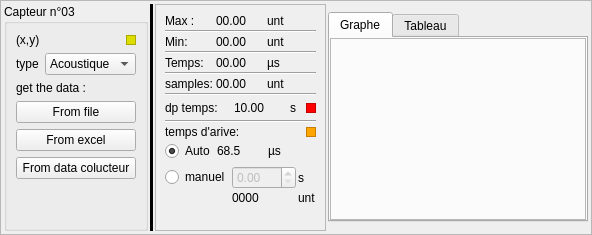
            <widget class="QFrame" name="frame_21">
             <property name="styleSheet">
              <string notr="true"/>
             </property>
             <property name="frameShape">
              <enum>QFrame::StyledPanel</enum>
             </property>
             <property name="frameShadow">
              <enum>QFrame::Raised</enum>
             </property>
             <layout class="QHBoxLayout" name="horizontalLayout_29">
              <property name="spacing">
               <number>2</number>
              </property>
              <property name="leftMargin">
               <number>3</number>
              </property>
              <property name="topMargin">
               <number>3</number>
              </property>
              <property name="rightMargin">
               <number>3</number>
              </property>
              <property name="bottomMargin">
               <number>3</number>
              </property>
              <item>
               <widget class="QGroupBox" name="groupBox_7">
                <property name="maximumSize">
                 <size>
                  <width>180</width>
                  <height>16777215</height>
                 </size>
                </property>
                <property name="title">
                 <string>Capteur n°03</string>
                </property>
                <layout class="QVBoxLayout" name="verticalLayout_17">
                 <item>
                  <layout class="QHBoxLayout" name="horizontalLayout_51">
                   <property name="topMargin">
                    <number>0</number>
                   </property>
                   <item>
                    <widget class="QLabel" name="label_capteur1_c_3">
                     <property name="text">
                      <string>(x,y)</string>
                     </property>
                    </widget>
                   </item>
                   <item>
                    <widget class="QFrame" name="frame_14">
                     <property name="maximumSize">
                      <size>
                       <width>10</width>
                       <height>10</height>
                      </size>
                     </property>
                     <property name="baseSize">
                      <size>
                       <width>10</width>
                       <height>10</height>
                      </size>
                     </property>
                     <property name="styleSheet">
                      <string notr="true">background-color: rgb(221, 221, 0);</string>
                     </property>
                     <property name="frameShape">
                      <enum>QFrame::StyledPanel</enum>
                     </property>
                     <property name="frameShadow">
                      <enum>QFrame::Raised</enum>
                     </property>
                    </widget>
                   </item>
                  </layout>
                 </item>
                 <item>
                  <layout class="QHBoxLayout" name="horizontalLayout_32">
                   <property name="topMargin">
                    <number>0</number>
                   </property>
                   <item>
                    <widget class="QLabel" name="label_28">
                     <property name="text">
                      <string>type</string>
                     </property>
                    </widget>
                   </item>
                   <item>
                    <widget class="QComboBox" name="comboBox_3">
                     <item>
                      <property name="text">
                       <string>Acoustique</string>
                      </property>
                     </item>
                    </widget>
                   </item>
                  </layout>
                 </item>
                 <item>
                  <widget class="QLabel" name="label_29">
                   <property name="maximumSize">
                    <size>
                     <width>16777215</width>
                     <height>20</height>
                    </size>
                   </property>
                   <property name="text">
                    <string>get the data :</string>
                   </property>
                  </widget>
                 </item>
                 <item>
                  <widget class="QPushButton" name="pushButton_8">
                   <property name="text">
                    <string>From file</string>
                   </property>
                  </widget>
                 </item>
                 <item>
                  <widget class="QPushButton" name="pushButton_9">
                   <property name="text">
                    <string>From excel</string>
                   </property>
                  </widget>
                 </item>
                 <item>
                  <widget class="QPushButton" name="pushButton_12">
                   <property name="text">
                    <string>From data colucteur</string>
                   </property>
                  </widget>
                 </item>
                 <item>
                  <spacer name="verticalSpacer_6">
                   <property name="orientation">
                    <enum>Qt::Vertical</enum>
                   </property>
                   <property name="sizeHint" stdset="0">
                    <size>
                     <width>20</width>
                     <height>40</height>
                    </size>
                   </property>
                  </spacer>
                 </item>
                </layout>
               </widget>
              </item>
              <item>
               <widget class="Line" name="line_5">
                <property name="styleSheet">
                 <string notr="true">background-color: black;</string>
                </property>
                <property name="orientation">
                 <enum>Qt::Vertical</enum>
                </property>
               </widget>
              </item>
              <item>
               <widget class="QFrame" name="frame_23">
                <property name="frameShape">
                 <enum>QFrame::StyledPanel</enum>
                </property>
                <property name="frameShadow">
                 <enum>QFrame::Raised</enum>
                </property>
                <layout class="QVBoxLayout" name="verticalLayout_28">
                 <property name="spacing">
                  <number>2</number>
                 </property>
                 <item>
                  <layout class="QHBoxLayout" name="horizontalLayout_52">
                   <item>
                    <widget class="QLabel" name="label_58">
                     <property name="text">
                      <string>Max :</string>
                     </property>
                    </widget>
                   </item>
                   <item>
                    <widget class="QLabel" name="label_max_3">
                     <property name="text">
                      <string>00.00</string>
                     </property>
                    </widget>
                   </item>
                   <item>
                    <widget class="QLabel" name="label_59">
                     <property name="text">
                      <string>unt</string>
                     </property>
                    </widget>
                   </item>
                  </layout>
                 </item>
                 <item>
                  <widget class="Line" name="line_18">
                   <property name="orientation">
                    <enum>Qt::Horizontal</enum>
                   </property>
                  </widget>
                 </item>
                 <item>
                  <layout class="QHBoxLayout" name="horizontalLayout_53">
                   <item>
                    <widget class="QLabel" name="label_60">
                     <property name="text">
                      <string>Min:</string>
                     </property>
                    </widget>
                   </item>
                   <item>
                    <widget class="QLabel" name="label_min_3">
                     <property name="text">
                      <string>00.00</string>
                     </property>
                    </widget>
                   </item>
                   <item>
                    <widget class="QLabel" name="label_61">
                     <property name="text">
                      <string>unt</string>
                     </property>
                    </widget>
                   </item>
                  </layout>
                 </item>
                 <item>
                  <widget class="Line" name="line_19">
                   <property name="orientation">
                    <enum>Qt::Horizontal</enum>
                   </property>
                  </widget>
                 </item>
                 <item>
                  <layout class="QHBoxLayout" name="horizontalLayout_54">
                   <item>
                    <widget class="QLabel" name="label_62">
                     <property name="text">
                      <string>Temps:</string>
                     </property>
                    </widget>
                   </item>
                   <item>
                    <widget class="QLabel" name="label_temp_3">
                     <property name="text">
                      <string>00.00</string>
                     </property>
                    </widget>
                   </item>
                   <item>
                    <widget class="QLabel" name="label_63">
                     <property name="text">
                      <string>µs</string>
                     </property>
                    </widget>
                   </item>
                  </layout>
                 </item>
                 <item>
                  <widget class="Line" name="line_20">
                   <property name="orientation">
                    <enum>Qt::Horizontal</enum>
                   </property>
                  </widget>
                 </item>
                 <item>
                  <layout class="QHBoxLayout" name="horizontalLayout_55">
                   <item>
                    <widget class="QLabel" name="label_64">
                     <property name="text">
                      <string>samples:</string>
                     </property>
                    </widget>
                   </item>
                   <item>
                    <widget class="QLabel" name="label_sampels_3">
                     <property name="text">
                      <string>00.00</string>
                     </property>
                    </widget>
                   </item>
                   <item>
                    <widget class="QLabel" name="label_65">
                     <property name="text">
                      <string>unt</string>
                     </property>
                    </widget>
                   </item>
                  </layout>
                 </item>
                 <item>
                  <widget class="Line" name="line_21">
                   <property name="orientation">
                    <enum>Qt::Horizontal</enum>
                   </property>
                  </widget>
                 </item>
                 <item>
                  <layout class="QHBoxLayout" name="horizontalLayout_56">
                   <item>
                    <widget class="QLabel" name="label_66">
                     <property name="text">
                      <string>dp temps:</string>
                     </property>
                    </widget>
                   </item>
                   <item>
                    <spacer name="horizontalSpacer_9">
                     <property name="orientation">
                      <enum>Qt::Horizontal</enum>
                     </property>
                     <property name="sizeType">
                      <enum>QSizePolicy::Fixed</enum>
                     </property>
                     <property name="sizeHint" stdset="0">
                      <size>
                       <width>14</width>
                       <height>20</height>
                      </size>
                     </property>
                    </spacer>
                   </item>
                   <item>
                    <widget class="QLabel" name="label_dp_3">
                     <property name="text">
                      <string>10.00</string>
                     </property>
                    </widget>
                   </item>
                   <item>
                    <spacer name="horizontalSpacer_10">
                     <property name="orientation">
                      <enum>Qt::Horizontal</enum>
                     </property>
                     <property name="sizeType">
                      <enum>QSizePolicy::Fixed</enum>
                     </property>
                     <property name="sizeHint" stdset="0">
                      <size>
                       <width>23</width>
                       <height>20</height>
                      </size>
                     </property>
                    </spacer>
                   </item>
                   <item>
                    <widget class="QLabel" name="label_67">
                     <property name="text">
                      <string>s</string>
                     </property>
                    </widget>
                   </item>
                   <item>
                    <widget class="QFrame" name="frame_24">
                     <property name="maximumSize">
                      <size>
                       <width>10</width>
                       <height>10</height>
                      </size>
                     </property>
                     <property name="baseSize">
                      <size>
                       <width>10</width>
                       <height>10</height>
                      </size>
                     </property>
                     <property name="styleSheet">
                      <string notr="true">background-color: red;</string>
                     </property>
                     <property name="frameShape">
                      <enum>QFrame::StyledPanel</enum>
                     </property>
                     <property name="frameShadow">
                      <enum>QFrame::Raised</enum>
                     </property>
                    </widget>
                   </item>
                  </layout>
                 </item>
                 <item>
                  <widget class="Line" name="line_22">
                   <property name="orientation">
                    <enum>Qt::Horizontal</enum>
                   </property>
                  </widget>
                 </item>
                 <item>
                  <layout class="QHBoxLayout" name="horizontalLayout_57">
                   <item>
                    <widget class="QLabel" name="label_68">
                     <property name="text">
                      <string>temps d'arive:</string>
                     </property>
                    </widget>
                   </item>
                   <item>
                    <widget class="QFrame" name="frame_25">
                     <property name="maximumSize">
                      <size>
                       <width>10</width>
                       <height>10</height>
                      </size>
                     </property>
                     <property name="baseSize">
                      <size>
                       <width>10</width>
                       <height>10</height>
                      </size>
                     </property>
                     <property name="styleSheet">
                      <string notr="true">background-color: orange;</string>
                     </property>
                     <property name="frameShape">
                      <enum>QFrame::StyledPanel</enum>
                     </property>
                     <property name="frameShadow">
                      <enum>QFrame::Raised</enum>
                     </property>
                    </widget>
                   </item>
                  </layout>
                 </item>
                 <item>
                  <layout class="QHBoxLayout" name="horizontalLayout_58">
                   <property name="topMargin">
                    <number>0</number>
                   </property>
                   <item>
                    <widget class="QRadioButton" name="radioButton_auto3">
                     <property name="text">
                      <string>Auto</string>
                     </property>
                     <property name="checked">
                      <bool>true</bool>
                     </property>
                    </widget>
                   </item>
                   <item>
                    <widget class="QLabel" name="label_dv_3">
                     <property name="text">
                      <string>68.5</string>
                     </property>
                    </widget>
                   </item>
                   <item>
                    <widget class="QLabel" name="label_69">
                     <property name="text">
                      <string>µs</string>
                     </property>
                    </widget>
                   </item>
                  </layout>
                 </item>
                 <item>
                  <layout class="QHBoxLayout" name="horizontalLayout_59">
                   <property name="topMargin">
                    <number>0</number>
                   </property>
                  </layout>
                 </item>
                 <item>
                  <layout class="QGridLayout" name="gridLayout_3">
                   <property name="topMargin">
                    <number>3</number>
                   </property>
                   <item row="0" column="2">
                    <widget class="QLabel" name="label_70">
                     <property name="text">
                      <string>s</string>
                     </property>
                    </widget>
                   </item>
                   <item row="0" column="1">
                    <widget class="QDoubleSpinBox" name="doubleSpinBox_3">
                     <property name="enabled">
                      <bool>false</bool>
                     </property>
                     <property name="maximum">
                      <double>100.000000000000000</double>
                     </property>
                     <property name="singleStep">
                      <double>0.100000000000000</double>
                     </property>
                    </widget>
                   </item>
                   <item row="0" column="0">
                    <widget class="QRadioButton" name="radioButton_man3">
                     <property name="text">
                      <string>manuel</string>
                     </property>
                    </widget>
                   </item>
                   <item row="1" column="2">
                    <widget class="QLabel" name="label_71">
                     <property name="text">
                      <string>unt</string>
                     </property>
                    </widget>
                   </item>
                   <item row="1" column="1">
                    <widget class="QLabel" name="label_dvman_3">
                     <property name="text">
                      <string>0000</string>
                     </property>
                    </widget>
                   </item>
                  </layout>
                 </item>
                 <item>
                  <spacer name="verticalSpacer_9">
                   <property name="orientation">
                    <enum>Qt::Vertical</enum>
                   </property>
                   <property name="sizeHint" stdset="0">
                    <size>
                     <width>20</width>
                     <height>2</height>
                    </size>
                   </property>
                  </spacer>
                 </item>
                </layout>
               </widget>
              </item>
              <item>
               <widget class="QTabWidget" name="tabWidget_3">
                <property name="minimumSize">
                 <size>
                  <width>0</width>
                  <height>210</height>
                 </size>
                </property>
                <property name="maximumSize">
                 <size>
                  <width>500</width>
                  <height>210</height>
                 </size>
                </property>
                <property name="currentIndex">
                 <number>0</number>
                </property>
                <widget class="QWidget" name="tab_5">
                 <attribute name="title">
                  <string>Graphe</string>
                 </attribute>
                 <layout class="QVBoxLayout" name="verticalLayout_29">
                  <property name="leftMargin">
                   <number>0</number>
                  </property>
                  <property name="topMargin">
                   <number>0</number>
                  </property>
                  <property name="rightMargin">
                   <number>0</number>
                  </property>
                  <property name="bottomMargin">
                   <number>0</number>
                  </property>
                  <item>
                   <widget class="QFrame" name="frame_chart_cap3">
                    <property name="frameShape">
                     <enum>QFrame::StyledPanel</enum>
                    </property>
                    <property name="frameShadow">
                     <enum>QFrame::Raised</enum>
                    </property>
                    <layout class="QVBoxLayout" name="verticalLayout_30">
                     <property name="leftMargin">
                      <number>0</number>
                     </property>
                     <property name="topMargin">
                      <number>0</number>
                     </property>
                     <property name="rightMargin">
                      <number>0</number>
                     </property>
                     <property name="bottomMargin">
                      <number>0</number>
                     </property>
                     <item>
                      <layout class="QVBoxLayout" name="verticalLayout_31">
                       <property name="spacing">
                        <number>0</number>
                       </property>
                      </layout>
                     </item>
                    </layout>
                   </widget>
                  </item>
                 </layout>
                </widget>
                <widget class="QWidget" name="tab_6">
                 <attribute name="title">
                  <string>Tableau</string>
                 </attribute>
                 <layout class="QVBoxLayout" name="verticalLayout_32">
                  <property name="leftMargin">
                   <number>0</number>
                  </property>
                  <property name="topMargin">
                   <number>0</number>
                  </property>
                  <property name="rightMargin">
                   <number>0</number>
                  </property>
                  <property name="bottomMargin">
                   <number>0</number>
                  </property>
                  <item>
                   <widget class="QTableWidget" name="tableWidget_3"/>
                  </item>
                 </layout>
                </widget>
               </widget>
              </item>
             </layout>
            </widget>
